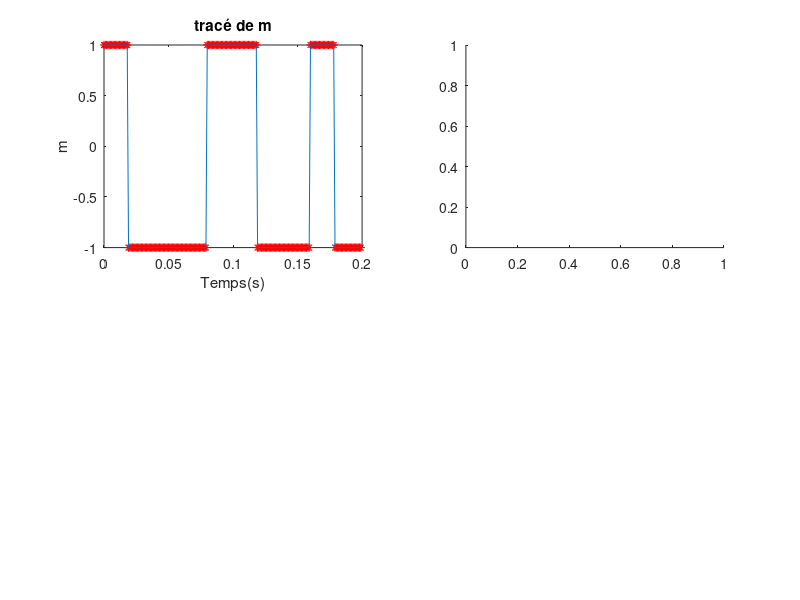

Recreate this plot in MATLAB. (Note: this script raises an error after producing the figure.)
%Osman Younes

N =  10 ; % nombre de chiffre binaires
Fe = 1000 ; %Hz
Te = 1/Fe ;
F0 = 200 ; % Hz
Ns = 20; % échantillons par niveau
Ts = Ns * Te ;
A = randi ( [0,1] , 1 , N );  % génération d'une ligne de n éléments qui contient une suite binaire de 0 et de 1
m = ones (1 , N*Ns) ; % on crée une ligne qui contient n*Ns 1 qu'on modifiera par la suite en fonction de notre ligne de suite binaire
for i = 1:N-1
    if A(i) == 0
        m(Ns*i:Ns*(i+1)) = -1 ;
    end 
end
sm=abs(fft(m).^2);%densité spectrale de puissance de m
%Tracé du signal m ainsi que sa densité spectrale de puissance
figure(1)
subplot(221)
plot((0:N*Ns-1)*Te,m,'*r',(0:N*Ns-1)*Te,m)
title("tracé de m")
xlabel("Temps(s)")
ylabel("m")
figure(1)
subplot(222)
plot(linspace(-Fe/2,Fe/2,length(h)),sm)
title("tracé de la densité spectrale de puissance")
xlabel("Fréquence en Hz")
ylabel("sm")

% a la fin de cette boucle for nous aurons le signal NRZ m(t) voulu ;
% génération du cosinus numérique
cosinus = cos (2*pi*F0*(0:N*Ns-1)*Te);
%Transposition de frequence 
x = cosinus .* m;
sx=abs(fft(x));
%Tracé de x ainsi que sa densité spectrale de puissance
figure(2)
subplot(221)
plot((0:N*Ns-1)*Te,x)
title("tracé de x")
xlabel("Temps(s)")
ylabel("x")
figure(2)
subplot(222)
plot(linspace(-Fe/2,Fe/2,length(sx)),sx)
title("densité spectrale de puissance de x")
xlabel("Fréquence(Hz)")
ylabel("sx")
% génération de bruit blanc gaussien  de rapport signal sur bruit SNR  = 100
Snr = 100 ;
Ps=mean(abs(x).^2);
Pb = Ps / 10^(Snr / 10);
n = sqrt(Pb)* randn(1,N*Ns);
% Canal de transmission AWGN 
y = x + n ;
%Retour en bande de base 
% Multiplication de y par le même cosinus 
z = (2*y) .* cosinus;
sz=abs(fft(z));
%Tracé de z ainsi que sa densité spectrale de puissance
figure(3)
subplot(221)
plot((0:N*Ns-1)*Te,z)
title("tracé de z")
xlabel("Temps(s)")
ylabel("z")
figure(3)
subplot(222)
plot(linspace(-Fe/2,Fe/2,length(sz)),sz)
title("densité spectrale de puissance de z")
xlabel("Fréquenctracée(Hz)")
ylabel("sz")
% LPF filtrage passe bas
h = F0 * sinc(F0*(0:N*Ns-1)*Te); % réponse impulsionnelle du filtre rif passe-bas
%tracé sur la même figure de la réponse en fréquence du filtre ainsi que la dsp
%du signal z à filtrer
figure(4)
subplot(221)
plot(linspace(-Fe/2,Fe/2,length(h)),fftshift(abs(fft(h))))
title("réponse en fréquence du filtre passe bas")
xlabel("Fréquence en Hz")
ylabel("H")
figure(4)
subplot(222)
plot((0:N*Ns-1)*Fe,sz)
title("densité spectrale de puissance de z")
xlabel("Fréquence(Hz)")
ylabel("sz")
%filtrage de z 
w = filter (h,1,z);
sw=abs(fft(w));
%tracé de la densité spectrale de puissance du signal filtré
figure(5)
plot(linspace(-Fe/2,Fe/2,length(sw)),fftshift(sw))
title("densité spectrale de puissance de w")
xlabel("Fréquence(Hz)")
ylabel("sw")
%tracé du signal filtré et comparaison avec m sur la même figure
figure(6)
subplot(221)
plot((0:N*Ns-1)*Te,m)
title("tracé de m")
xlabel("Temps(s)")
ylabel("m")
figure(6)
subplot(222)
plot((0:N*Ns-1)*Te,w)
title("tracé de w")
xlabel("Temps(s)")
ylabel("w")
